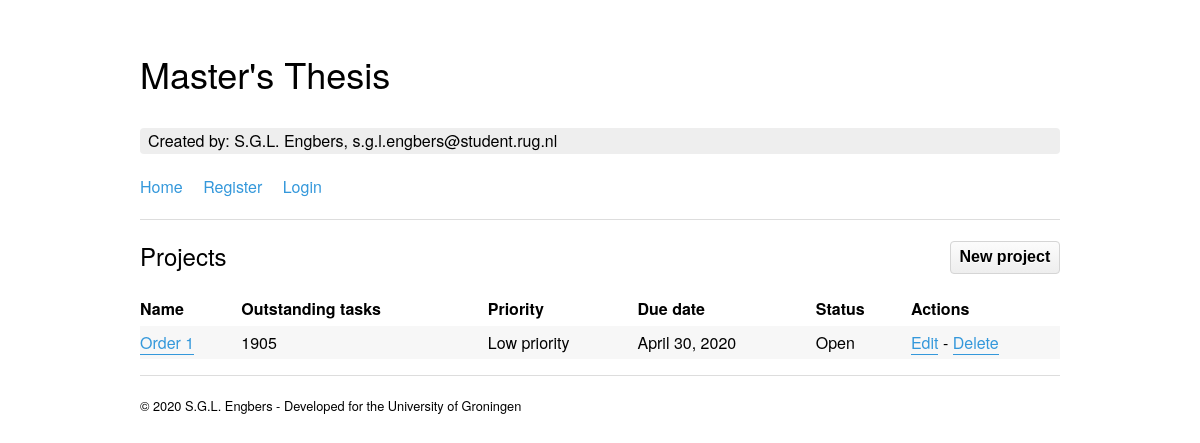
/projects/, run on the app's committed database.
### planning/models.py (models this page shows, shortened)
class Projects(models.Model):
	PRIORITY_CHOICES = [
		(0, 'No priority'),
		(1, 'Low priority'),
		(2, 'Medium priority'),
		(3, 'High priority')
	]
	CLOSED_CHOICES = [
		(0, 'Open'),
		(1, 'Closed')
	]
	name = models.CharField(max_length=50)
	creation_date = models.DateField()
	due_date = models.DateField()
	status = models.IntegerField(default=0, choices=CLOSED_CHOICES)
	priority = models.IntegerField(default=0, choices=PRIORITY_CHOICES)
	class Meta: verbose_name_plural = 'Projects'
	pass

### planning/views.py (the view)
# urls.py: path('projects/', views.projects, name='projects'),
def projects(request):
    priorities = ["No priority", "Low priority", "Medium priority", "High priority"]
    context = {
        'tasks': Projects.objects.annotate(num_tasks=Count('tasks', filter=Q(tasks__status=0))),
        'priorities': priorities
    }
    return render(request, 'planning/projects/projects.html', context)

### planning/templatetags/index.py (called while the page is built)
@register.filter
def index(indexable, i):
    return indexable[i]

### planning/templates/planning/projects/projects.html
{% extends "planning/base.html" %}
{% block content %}
{% load index %}
<div class="button_overview"><button onclick="location.href='{% url 'projects_add' %}'" type="button">New project</button></div>
<h3>Projects</h3>
<table>
	<thead>
		<tr>
			<th>Name</th>
			<th>Outstanding tasks</th>
			<th>Priority</th>
			<th>Due date</th>
			<th>Status</th>
			<th>Actions</th>
		</tr>
	</thead>
	<tbody>
		{% for project in tasks %}
		<tr>
			<td><a href="{% url 'projects_view' pk=project.id %}">{{ project.name }}</a></td>
			<td>{{ project.num_tasks }}</td>
			<td>{{ priorities|index:project.priority }}</td>
			<td>{{ project.due_date }}</td>
			<td>{% if project.status == 0 %}Open{% else %}Closed{% endif %}</td>
			<td><a href="{% url 'projects_edit' pk=project.id %}">Edit</a> - <a href="{% url 'projects_delete' pk=project.id %}">Delete</a></td>
		</tr>
		{% endfor %}
	</tbody>
</table>
{% endblock content %}

### planning/static/planning/main.css (style rules this page uses)
*,::after,::before { background-repeat:no-repeat;box-sizing:inherit }
::after,::before { text-decoration:inherit;vertical-align:inherit }
html { box-sizing:border-box;cursor:default;-ms-text-size-adjust:100%;-webkit-text-size-adjust:100% }
body { margin:0 }
a { background-color:transparent;-webkit-text-decoration-skip:objects }
table { border-collapse:collapse }
button,input,optgroup,select,textarea { margin:0 }
button,input,select,textarea { background-color:transparent;color:inherit;font-size:inherit;line-height:inherit }
button,input { overflow:visible }
button,select { text-transform:none }
[type=reset],[type=submit],button,html [type=button] { -webkit-appearance:button }
[tabindex],a,area,button,input,label,select,summary,textarea { -ms-touch-action:manipulation;touch-action:manipulation }
html { font-size:62.5%;-webkit-font-kerning:normal;font-kerning:normal;font-synthesis:none;text-rendering:optimizeLegibility }
body { font-family:HelveticaNeue-Light,"Helvetica Neue Light","Helvetica Neue",Helvetica,Arial,"Lucida Grande",sans-serif;font-weight:300;line-height:1.6;font-size:16px;font-size:1.6rem }
h3 { font-weight:300;line-height:1;margin-top:1em;margin-bottom:1em;font-size:24px;font-size:2.4rem }
a { text-decoration:none;color:#3498db;border-bottom:1px solid #3498db }
table { width:100% }
td,th { padding:.25em;text-align:left }
td:first-child,th:first-child { padding-left:0 }
td:last-child,th:last-child { padding-right:0 }
tbody tr:nth-of-type(odd) { background-color:#f7f7f7 }
button { font-weight:700;line-height:1.4;display:inline-block;padding:.25em .55em;cursor:pointer;white-space:nowrap;text-decoration:none;color:inherit;border:1px solid #d5d5d5;border-radius:4px;background-color:#eee;background-image:linear-gradient(#fcfcfc,#eee);background-repeat:no-repeat;text-shadow:0 1px 0 #fff }

### planning/static/planning/additional.css (style rules this page uses)
.button_overview { float: right; margin-top: 5px; }
tr { vertical-align: top; }

### data on the page
Projects: name "Order 1", num_tasks "1905", priority "Low priority", due_date "April 30, 2020", status "Open"
